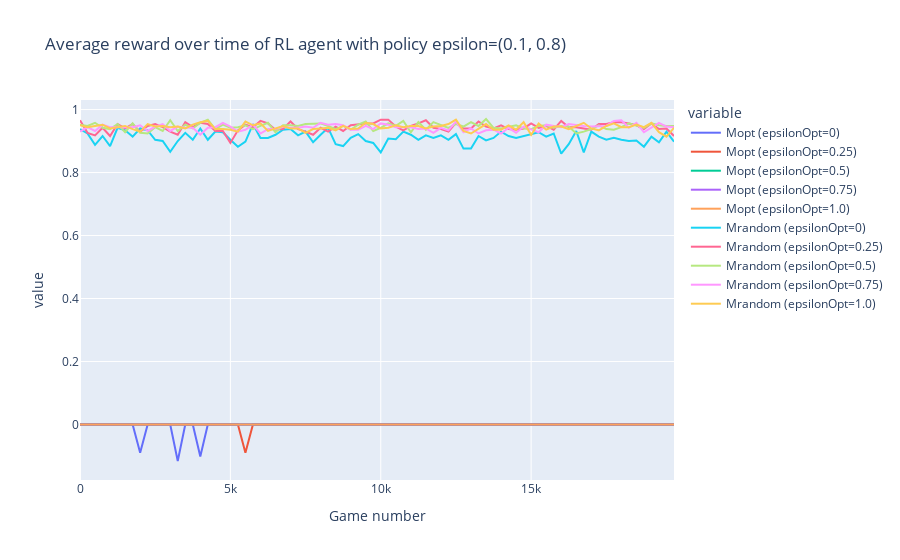

Notebook cell for this chart:
### Markdown cell above
#### Question 5

### Code cell
df2 = pd.DataFrame(df2)
fig = px.line(df2, x='Game number', y=df2.columns.difference(['Game number']), title=f'Average reward over time of RL agent with policy epsilon={epsilon}')
fig.show()
